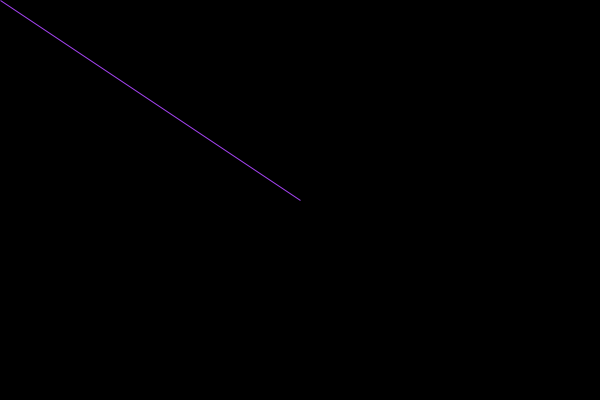
Frame 1 (no input)
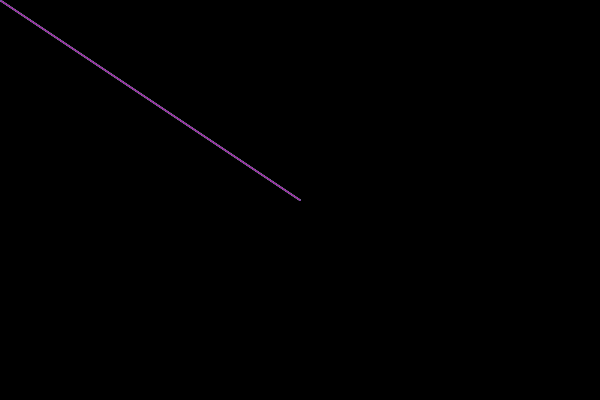
Frame 60 (the mouse pressed at the canvas centre just before this capture)
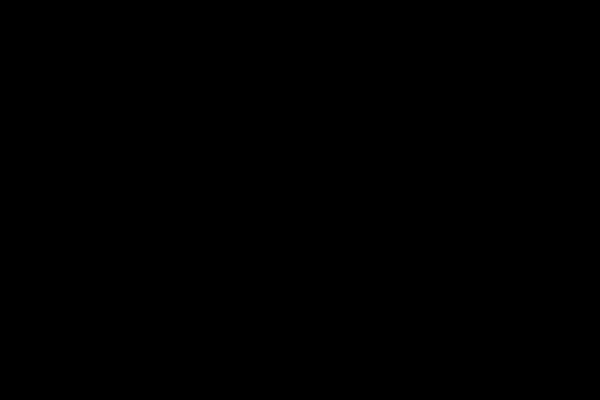
Frame 120 (the mouse held since frame 60 and released just before this capture)

The Processing sketch that drew these frames (run headless with seeded random() and noise(); from frame 60 on, the mouse is pressed at the canvas centre):

// Processing sketch: processing_123342
// ── processing_123342.pde


/* 

Triangle drawing program
Language: Processing

Draws a triangle whenever the mouse buttonis press.
Erases when the mouse button is pressed.

*/

// declare your variables:
float redValue = 0; //varable to hold the red colour
float greenValue = 0; //varable to hold the red colour
float blueValue = 0; //varable to hold the red colour

// the setup() method runs at the begining of the program:

void setup() {
   size(600, 400); //sets the size of the applet window
   background(0); //sets background to black
   fill(0); //sets the colour fill shapes with (o = black)
   smooth(); //draw with antialiased edges
}

/*
the draw() method runs repeatedly, as long as the applet window
is open. It refreshes the window, and anything else you program
it to do:
*/

void draw() {
// Pick random colours for red, green, and blue:
redValue = random(255);
greenValue = random(255);
blueValue = random(255);

   //set the line colour:
   stroke(redValue, greenValue, blueValue);

   // draw when the mouse is up (to hell with conventions):
   if (mousePressed == false) {
       // draw a triangle:
       triangle(mouseX, mouseY, width/2, height/2, pmouseX, pmouseY);
       }
       //erase when the mouse is down:
       else {
       background(0);
       fill(0);
       }
       
}
